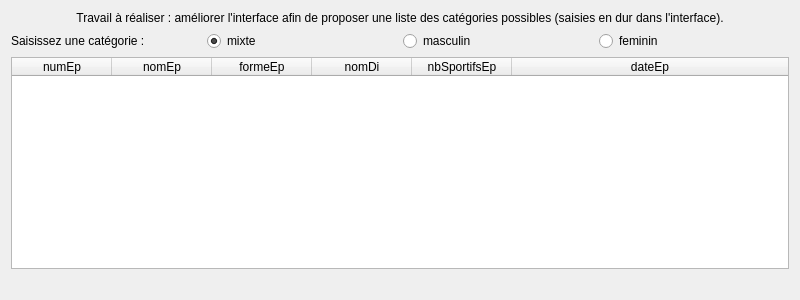
<?xml version="1.0" encoding="UTF-8"?>
<ui version="4.0">
 <class>fct_comp_2</class>
 <widget class="QDialog" name="fct_comp_2">
  <property name="geometry">
   <rect>
    <x>0</x>
    <y>0</y>
    <width>800</width>
    <height>300</height>
   </rect>
  </property>
  <property name="windowTitle">
   <string>Liste des épreuves d'une catégorie (version 1, catégories fixées par interface)</string>
  </property>
  <property name="windowOpacity">
   <double>9.000000000000000</double>
  </property>
  <layout class="QVBoxLayout" name="verticalLayout">
   <item>
    <widget class="QLabel" name="label">
     <property name="text">
      <string>Travail à réaliser : améliorer l'interface afin de proposer une liste des catégories possibles (saisies en dur dans l'interface).</string>
     </property>
     <property name="alignment">
      <set>Qt::AlignCenter</set>
     </property>
     <property name="wordWrap">
      <bool>true</bool>
     </property>
    </widget>
   </item>
   <item>
    <layout class="QHBoxLayout" name="horizontalLayout">
     <item>
      <widget class="QLabel" name="label_3">
       <property name="text">
        <string>Saisissez une catégorie :</string>
       </property>
      </widget>
     </item>
     <item>
      <widget class="QRadioButton" name="radioButton_3">
       <property name="text">
        <string>mixte</string>
       </property>
       <property name="checked">
        <bool>true</bool>
       </property>
      </widget>
     </item>
     <item>
      <widget class="QRadioButton" name="radioButton_2">
       <property name="text">
        <string>masculin</string>
       </property>
      </widget>
     </item>
     <item>
      <widget class="QRadioButton" name="radioButton">
       <property name="text">
        <string>feminin</string>
       </property>
      </widget>
     </item>
    </layout>
   </item>
   <item>
    <widget class="QTableWidget" name="table_fct_comp_2">
     <attribute name="horizontalHeaderMinimumSectionSize">
      <number>50</number>
     </attribute>
     <attribute name="horizontalHeaderStretchLastSection">
      <bool>true</bool>
     </attribute>
     <attribute name="verticalHeaderVisible">
      <bool>false</bool>
     </attribute>
     <column>
      <property name="text">
       <string>numEp</string>
      </property>
     </column>
     <column>
      <property name="text">
       <string>nomEp</string>
      </property>
     </column>
     <column>
      <property name="text">
       <string>formeEp</string>
      </property>
     </column>
     <column>
      <property name="text">
       <string>nomDi</string>
      </property>
     </column>
     <column>
      <property name="text">
       <string>nbSportifsEp</string>
      </property>
     </column>
     <column>
      <property name="text">
       <string>dateEp</string>
      </property>
     </column>
    </widget>
   </item>
   <item>
    <widget class="QLabel" name="label_fct_comp_2">
     <property name="text">
      <string/>
     </property>
     <property name="alignment">
      <set>Qt::AlignCenter</set>
     </property>
    </widget>
   </item>
  </layout>
 </widget>
 <resources/>
 <connections>
  <connection>
   <sender>radioButton_3</sender>
   <signal>clicked()</signal>
   <receiver>fct_comp_2</receiver>
   <slot>refreshResult()</slot>
   <hints>
    <hint type="sourcelabel">
     <x>229</x>
     <y>38</y>
    </hint>
    <hint type="destinationlabel">
     <x>211</x>
     <y>-60</y>
    </hint>
   </hints>
  </connection>
  <connection>
   <sender>radioButton_2</sender>
   <signal>clicked()</signal>
   <receiver>fct_comp_2</receiver>
   <slot>refreshResult()</slot>
   <hints>
    <hint type="sourcelabel">
     <x>457</x>
     <y>40</y>
    </hint>
    <hint type="destinationlabel">
     <x>427</x>
     <y>-84</y>
    </hint>
   </hints>
  </connection>
  <connection>
   <sender>radioButton</sender>
   <signal>clicked()</signal>
   <receiver>fct_comp_2</receiver>
   <slot>refreshResult()</slot>
   <hints>
    <hint type="sourcelabel">
     <x>638</x>
     <y>39</y>
    </hint>
    <hint type="destinationlabel">
     <x>626</x>
     <y>-80</y>
    </hint>
   </hints>
  </connection>
 </connections>
 <slots>
  <slot>refreshResult()</slot>
 </slots>
</ui>
